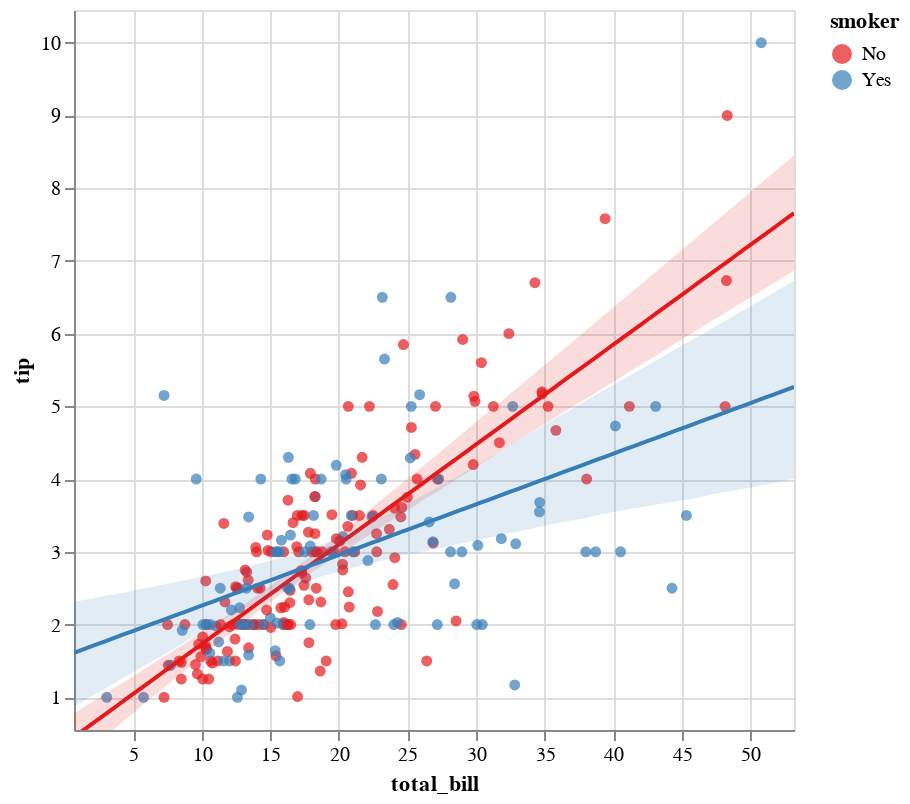

The cell this chart's notebook holds for it:
### Code cell
display(salt.lmplot(x="total_bill", y="tip", hue="smoker", data=tips, palette="Set1"))
g = sns.lmplot(x="total_bill", y="tip", hue="smoker", data=tips, palette="Set1")

### Figure 1 — Vega-Lite specification as saved in the notebook (floating-point values rounded to 4 significant figures; data arrays with more than 128 entries replaced by an {"elided": "..."} marker saying what was removed)
{"$schema": "https://vega.github.io/schema/vega-lite/v2.4.1.json", "config": {"view": {"height": 300, "width": 400}}, "height": 360, "layer": [{"data": {"values": {"elided": "244 records"}}, "encoding": {"color": {"field": "smoker", "scale": {"domain": ["No", "Yes"], "range": ["rgba(228.0,26.0,28.0,1)", "rgba(55.0,126.0,184.0,1)", "rgba(77.0,175.0,74.0,1)", "rgba(152.0,78.0,163.0,1)", "rgba(255.0,127.0,0.0,1)", "rgba(255.0,255.0,51.0,1)"]}, "type": "nominal"}, "x": {"axis": {"title": "total_bill"}, "field": "total_bill", "scale": {"domain": [0.683, 53.2], "nice": false}, "type": "quantitative"}, "y": {"axis": {"title": "tip"}, "field": "tip", "scale": {"domain": [0.55, 10.45], "nice": false}, "type": "quantitative"}}, "mark": {"clip": true, "type": "circle"}}, {"data": {"values": [{"x": 0.683, "y": 0.4537}, {"x": 1.213, "y": 0.5265}, {"x": 1.744, "y": 0.5993}, {"x": 2.274, "y": 0.672}, {"x": 2.805, "y": 0.7448}, {"x": 3.335, "y": 0.8175}, {"x": 3.866, "y": 0.8903}, {"x": 4.396, "y": 0.963}, {"x": 4.927, "y": 1.036}, {"x": 5.457, "y": 1.109}, {"x": 5.987, "y": 1.181}, {"x": 6.518, "y": 1.254}, {"x": 7.048, "y": 1.327}, {"x": 7.579, "y": 1.4}, {"x": 8.109, "y": 1.472}, {"x": 8.64, "y": 1.545}, {"x": 9.17, "y": 1.618}, {"x": 9.701, "y": 1.691}, {"x": 10.23, "y": 1.763}, {"x": 10.76, "y": 1.836}, {"x": 11.29, "y": 1.909}, {"x": 11.82, "y": 1.982}, {"x": 12.35, "y": 2.054}, {"x": 12.88, "y": 2.127}, {"x": 13.41, "y": 2.2}, {"x": 13.94, "y": 2.273}, {"x": 14.47, "y": 2.345}, {"x": 15.01, "y": 2.418}, {"x": 15.54, "y": 2.491}, {"x": 16.07, "y": 2.564}, {"x": 16.6, "y": 2.636}, {"x": 17.13, "y": 2.709}, {"x": 17.66, "y": 2.782}, {"x": 18.19, "y": 2.855}, {"x": 18.72, "y": 2.927}, {"x": 19.25, "y": 3.0}, {"x": 19.78, "y": 3.073}, {"x": 20.31, "y": 3.146}, {"x": 20.84, "y": 3.218}, {"x": 21.37, "y": 3.291}, {"x": 21.9, "y": 3.364}, {"x": 22.43, "y": 3.437}, {"x": 22.96, "y": 3.509}, {"x": 23.49, "y": 3.582}, {"x": 24.02, "y": 3.655}, {"x": 24.55, "y": 3.728}, {"x": 25.08, "y": 3.8}, {"x": 25.61, "y": 3.873}, {"x": 26.14, "y": 3.946}, {"x": 26.67, "y": 4.019}, {"x": 27.21, "y": 4.091}, {"x": 27.74, "y": 4.164}, {"x": 28.27, "y": 4.237}, {"x": 28.8, "y": 4.31}, {"x": 29.33, "y": 4.382}, {"x": 29.86, "y": 4.455}, {"x": 30.39, "y": 4.528}, {"x": 30.92, "y": 4.601}, {"x": 31.45, "y": 4.673}, {"x": 31.98, "y": 4.746}, {"x": 32.51, "y": 4.819}, {"x": 33.04, "y": 4.892}, {"x": 33.57, "y": 4.964}, {"x": 34.1, "y": 5.037}, {"x": 34.63, "y": 5.11}, {"x": 35.16, "y": 5.183}, {"x": 35.69, "y": 5.255}, {"x": 36.22, "y": 5.328}, {"x": 36.75, "y": 5.401}, {"x": 37.28, "y": 5.474}, {"x": 37.81, "y": 5.546}, {"x": 38.34, "y": 5.619}, {"x": 38.88, "y": 5.692}, {"x": 39.41, "y": 5.765}, {"x": 39.94, "y": 5.838}, {"x": 40.47, "y": 5.91}, {"x": 41.0, "y": 5.983}, {"x": 41.53, "y": 6.056}, {"x": 42.06, "y": 6.129}, {"x": 42.59, "y": 6.201}, {"x": 43.12, "y": 6.274}, {"x": 43.65, "y": 6.347}, {"x": 44.18, "y": 6.42}, {"x": 44.71, "y": 6.492}, {"x": 45.24, "y": 6.565}, {"x": 45.77, "y": 6.638}, {"x": 46.3, "y": 6.711}, {"x": 46.83, "y": 6.783}, {"x": 47.36, "y": 6.856}, {"x": 47.89, "y": 6.929}, {"x": 48.42, "y": 7.002}, {"x": 48.95, "y": 7.074}, {"x": 49.48, "y": 7.147}, {"x": 50.01, "y": 7.22}, {"x": 50.54, "y": 7.293}, {"x": 51.08, "y": 7.365}, {"x": 51.61, "y": 7.438}, {"x": 52.14, "y": 7.511}, {"x": 52.67, "y": 7.584}, {"x": 53.2, "y": 7.656}]}, "encoding": {"color": {"value": "rgba(228.0,26.0,28.0,1)"}, "x": {"field": "x", "scale": {"domain": [0.683, 53.2], "nice": false}, "type": "quantitative"}, "y": {"field": "y", "scale": {"domain": [0.55, 10.45], "nice": false}, "type": "quantitative"}}, "mark": {"clip": true, "type": "line"}}, {"data": {"values": [{"x": 0.683, "y1": 0.1007, "y2": 0.7773}, {"x": 1.213, "y1": 0.1841, "y2": 0.8395}, {"x": 1.744, "y1": 0.27, "y2": 0.9047}, {"x": 2.274, "y1": 0.3563, "y2": 0.9672}, {"x": 2.805, "y1": 0.44, "y2": 1.03}, {"x": 3.335, "y1": 0.5226, "y2": 1.092}, {"x": 3.866, "y1": 0.6046, "y2": 1.155}, {"x": 4.396, "y1": 0.6866, "y2": 1.217}, {"x": 4.927, "y1": 0.7707, "y2": 1.28}, {"x": 5.457, "y1": 0.8548, "y2": 1.344}, {"x": 5.987, "y1": 0.9372, "y2": 1.408}, {"x": 6.518, "y1": 1.023, "y2": 1.472}, {"x": 7.048, "y1": 1.106, "y2": 1.535}, {"x": 7.579, "y1": 1.185, "y2": 1.599}, {"x": 8.109, "y1": 1.267, "y2": 1.663}, {"x": 8.64, "y1": 1.348, "y2": 1.727}, {"x": 9.17, "y1": 1.43, "y2": 1.792}, {"x": 9.701, "y1": 1.512, "y2": 1.857}, {"x": 10.23, "y1": 1.593, "y2": 1.923}, {"x": 10.76, "y1": 1.676, "y2": 1.987}, {"x": 11.29, "y1": 1.758, "y2": 2.054}, {"x": 11.82, "y1": 1.836, "y2": 2.12}, {"x": 12.35, "y1": 1.917, "y2": 2.187}, {"x": 12.88, "y1": 1.997, "y2": 2.255}, {"x": 13.41, "y1": 2.077, "y2": 2.322}, {"x": 13.94, "y1": 2.158, "y2": 2.393}, {"x": 14.47, "y1": 2.234, "y2": 2.461}, {"x": 15.01, "y1": 2.309, "y2": 2.532}, {"x": 15.54, "y1": 2.384, "y2": 2.607}, {"x": 16.07, "y1": 2.456, "y2": 2.678}, {"x": 16.6, "y1": 2.528, "y2": 2.752}, {"x": 17.13, "y1": 2.598, "y2": 2.824}, {"x": 17.66, "y1": 2.665, "y2": 2.898}, {"x": 18.19, "y1": 2.736, "y2": 2.971}, {"x": 18.72, "y1": 2.807, "y2": 3.05}, {"x": 19.25, "y1": 2.878, "y2": 3.126}, {"x": 19.78, "y1": 2.944, "y2": 3.206}, {"x": 20.31, "y1": 3.007, "y2": 3.287}, {"x": 20.84, "y1": 3.068, "y2": 3.366}, {"x": 21.37, "y1": 3.131, "y2": 3.445}, {"x": 21.9, "y1": 3.193, "y2": 3.527}, {"x": 22.43, "y1": 3.262, "y2": 3.608}, {"x": 22.96, "y1": 3.322, "y2": 3.693}, {"x": 23.49, "y1": 3.388, "y2": 3.773}, {"x": 24.02, "y1": 3.455, "y2": 3.854}, {"x": 24.55, "y1": 3.518, "y2": 3.937}, {"x": 25.08, "y1": 3.582, "y2": 4.018}, {"x": 25.61, "y1": 3.642, "y2": 4.099}, {"x": 26.14, "y1": 3.708, "y2": 4.181}, {"x": 26.67, "y1": 3.77, "y2": 4.263}, {"x": 27.21, "y1": 3.83, "y2": 4.346}, {"x": 27.74, "y1": 3.895, "y2": 4.428}, {"x": 28.27, "y1": 3.959, "y2": 4.511}, {"x": 28.8, "y1": 4.024, "y2": 4.594}, {"x": 29.33, "y1": 4.085, "y2": 4.677}, {"x": 29.86, "y1": 4.149, "y2": 4.761}, {"x": 30.39, "y1": 4.213, "y2": 4.844}, {"x": 30.92, "y1": 4.278, "y2": 4.926}, {"x": 31.45, "y1": 4.342, "y2": 5.006}, {"x": 31.98, "y1": 4.404, "y2": 5.091}, {"x": 32.51, "y1": 4.465, "y2": 5.176}, {"x": 33.04, "y1": 4.527, "y2": 5.26}, {"x": 33.57, "y1": 4.589, "y2": 5.342}, {"x": 34.1, "y1": 4.65, "y2": 5.426}, {"x": 34.63, "y1": 4.712, "y2": 5.509}, {"x": 35.16, "y1": 4.774, "y2": 5.593}, {"x": 35.69, "y1": 4.836, "y2": 5.677}, {"x": 36.22, "y1": 4.897, "y2": 5.76}, {"x": 36.75, "y1": 4.959, "y2": 5.843}, {"x": 37.28, "y1": 5.02, "y2": 5.927}, {"x": 37.81, "y1": 5.079, "y2": 6.011}, {"x": 38.34, "y1": 5.141, "y2": 6.095}, {"x": 38.88, "y1": 5.203, "y2": 6.179}, {"x": 39.41, "y1": 5.266, "y2": 6.263}, {"x": 39.94, "y1": 5.329, "y2": 6.347}, {"x": 40.47, "y1": 5.391, "y2": 6.431}, {"x": 41.0, "y1": 5.453, "y2": 6.514}, {"x": 41.53, "y1": 5.515, "y2": 6.598}, {"x": 42.06, "y1": 5.577, "y2": 6.682}, {"x": 42.59, "y1": 5.638, "y2": 6.766}, {"x": 43.12, "y1": 5.7, "y2": 6.851}, {"x": 43.65, "y1": 5.762, "y2": 6.935}, {"x": 44.18, "y1": 5.823, "y2": 7.019}, {"x": 44.71, "y1": 5.885, "y2": 7.103}, {"x": 45.24, "y1": 5.947, "y2": 7.187}, {"x": 45.77, "y1": 6.009, "y2": 7.271}, {"x": 46.3, "y1": 6.07, "y2": 7.356}, {"x": 46.83, "y1": 6.132, "y2": 7.44}, {"x": 47.36, "y1": 6.193, "y2": 7.525}, {"x": 47.89, "y1": 6.254, "y2": 7.609}, {"x": 48.42, "y1": 6.315, "y2": 7.693}, {"x": 48.95, "y1": 6.376, "y2": 7.777}, {"x": 49.48, "y1": 6.437, "y2": 7.862}, {"x": 50.01, "y1": 6.498, "y2": 7.946}, {"x": 50.54, "y1": 6.559, "y2": 8.03}, {"x": 51.08, "y1": 6.62, "y2": 8.114}, {"x": 51.61, "y1": 6.681, "y2": 8.199}, {"x": 52.14, "y1": 6.742, "y2": 8.283}, {"x": 52.67, "y1": 6.803, "y2": 8.367}, {"x": 53.2, "y1": 6.864, "y2": 8.451}]}, "encoding": {"color": {"value": "rgba(228.0,26.0,28.0,1)"}, "opacity": {"value": 0.15}, "x": {"field": "x", "scale": {"domain": [0.683, 53.2], "nice": false}, "type": "quantitative"}, "y": {"field": "y1", "scale": {"domain": [0.55, 10.45], "nice": false}, "type": "quantitative"}, "y2": {"field": "y2", "type": "quantitative"}}, "mark": {"clip": true, "type": "area"}}, {"data": {"values": [{"x": 0.683, "y": 1.612}, {"x": 1.213, "y": 1.649}, {"x": 1.744, "y": 1.686}, {"x": 2.274, "y": 1.723}, {"x": 2.805, "y": 1.759}, {"x": 3.335, "y": 1.796}, {"x": 3.866, "y": 1.833}, {"x": 4.396, "y": 1.87}, {"x": 4.927, "y": 1.907}, {"x": 5.457, "y": 1.944}, {"x": 5.987, "y": 1.981}, {"x": 6.518, "y": 2.018}, {"x": 7.048, "y": 2.055}, {"x": 7.579, "y": 2.092}, {"x": 8.109, "y": 2.129}, {"x": 8.64, "y": 2.166}, {"x": 9.17, "y": 2.202}, {"x": 9.701, "y": 2.239}, {"x": 10.23, "y": 2.276}, {"x": 10.76, "y": 2.313}, {"x": 11.29, "y": 2.35}, {"x": 11.82, "y": 2.387}, {"x": 12.35, "y": 2.424}, {"x": 12.88, "y": 2.461}, {"x": 13.41, "y": 2.498}, {"x": 13.94, "y": 2.535}, {"x": 14.47, "y": 2.572}, {"x": 15.01, "y": 2.608}, {"x": 15.54, "y": 2.645}, {"x": 16.07, "y": 2.682}, {"x": 16.6, "y": 2.719}, {"x": 17.13, "y": 2.756}, {"x": 17.66, "y": 2.793}, {"x": 18.19, "y": 2.83}, {"x": 18.72, "y": 2.867}, {"x": 19.25, "y": 2.904}, {"x": 19.78, "y": 2.941}, {"x": 20.31, "y": 2.978}, {"x": 20.84, "y": 3.015}, {"x": 21.37, "y": 3.051}, {"x": 21.9, "y": 3.088}, {"x": 22.43, "y": 3.125}, {"x": 22.96, "y": 3.162}, {"x": 23.49, "y": 3.199}, {"x": 24.02, "y": 3.236}, {"x": 24.55, "y": 3.273}, {"x": 25.08, "y": 3.31}, {"x": 25.61, "y": 3.347}, {"x": 26.14, "y": 3.384}, {"x": 26.67, "y": 3.421}, {"x": 27.21, "y": 3.457}, {"x": 27.74, "y": 3.494}, {"x": 28.27, "y": 3.531}, {"x": 28.8, "y": 3.568}, {"x": 29.33, "y": 3.605}, {"x": 29.86, "y": 3.642}, {"x": 30.39, "y": 3.679}, {"x": 30.92, "y": 3.716}, {"x": 31.45, "y": 3.753}, {"x": 31.98, "y": 3.79}, {"x": 32.51, "y": 3.827}, {"x": 33.04, "y": 3.864}, {"x": 33.57, "y": 3.9}, {"x": 34.1, "y": 3.937}, {"x": 34.63, "y": 3.974}, {"x": 35.16, "y": 4.011}, {"x": 35.69, "y": 4.048}, {"x": 36.22, "y": 4.085}, {"x": 36.75, "y": 4.122}, {"x": 37.28, "y": 4.159}, {"x": 37.81, "y": 4.196}, {"x": 38.34, "y": 4.233}, {"x": 38.88, "y": 4.27}, {"x": 39.41, "y": 4.307}, {"x": 39.94, "y": 4.343}, {"x": 40.47, "y": 4.38}, {"x": 41.0, "y": 4.417}, {"x": 41.53, "y": 4.454}, {"x": 42.06, "y": 4.491}, {"x": 42.59, "y": 4.528}, {"x": 43.12, "y": 4.565}, {"x": 43.65, "y": 4.602}, {"x": 44.18, "y": 4.639}, {"x": 44.71, "y": 4.676}, {"x": 45.24, "y": 4.713}, {"x": 45.77, "y": 4.749}, {"x": 46.3, "y": 4.786}, {"x": 46.83, "y": 4.823}, {"x": 47.36, "y": 4.86}, {"x": 47.89, "y": 4.897}, {"x": 48.42, "y": 4.934}, {"x": 48.95, "y": 4.971}, {"x": 49.48, "y": 5.008}, {"x": 50.01, "y": 5.045}, {"x": 50.54, "y": 5.082}, {"x": 51.08, "y": 5.119}, {"x": 51.61, "y": 5.156}, {"x": 52.14, "y": 5.192}, {"x": 52.67, "y": 5.229}, {"x": 53.2, "y": 5.266}]}, "encoding": {"color": {"value": "rgba(55.0,126.0,184.0,1)"}, "x": {"field": "x", "scale": {"domain": [0.683, 53.2], "nice": false}, "type": "quantitative"}, "y": {"field": "y", "scale": {"domain": [0.55, 10.45], "nice": false}, "type": "quantitative"}}, "mark": {"clip": true, "type": "line"}}, {"data": {"values": [{"x": 0.683, "y1": 0.8687, "y2": 2.311}, {"x": 1.213, "y1": 0.9298, "y2": 2.331}, {"x": 1.744, "y1": 0.9907, "y2": 2.35}, {"x": 2.274, "y1": 1.049, "y2": 2.369}, {"x": 2.805, "y1": 1.108, "y2": 2.388}, {"x": 3.335, "y1": 1.163, "y2": 2.406}, {"x": 3.866, "y1": 1.219, "y2": 2.423}, {"x": 4.396, "y1": 1.279, "y2": 2.442}, {"x": 4.927, "y1": 1.336, "y2": 2.461}, {"x": 5.457, "y1": 1.394, "y2": 2.481}, {"x": 5.987, "y1": 1.451, "y2": 2.502}, {"x": 6.518, "y1": 1.508, "y2": 2.523}, {"x": 7.048, "y1": 1.565, "y2": 2.542}, {"x": 7.579, "y1": 1.622, "y2": 2.565}, {"x": 8.109, "y1": 1.683, "y2": 2.585}, {"x": 8.64, "y1": 1.745, "y2": 2.606}, {"x": 9.17, "y1": 1.807, "y2": 2.626}, {"x": 9.701, "y1": 1.863, "y2": 2.645}, {"x": 10.23, "y1": 1.925, "y2": 2.666}, {"x": 10.76, "y1": 1.984, "y2": 2.689}, {"x": 11.29, "y1": 2.031, "y2": 2.713}, {"x": 11.82, "y1": 2.084, "y2": 2.733}, {"x": 12.35, "y1": 2.141, "y2": 2.752}, {"x": 12.88, "y1": 2.197, "y2": 2.772}, {"x": 13.41, "y1": 2.247, "y2": 2.799}, {"x": 13.94, "y1": 2.301, "y2": 2.825}, {"x": 14.47, "y1": 2.351, "y2": 2.849}, {"x": 15.01, "y1": 2.393, "y2": 2.873}, {"x": 15.54, "y1": 2.438, "y2": 2.9}, {"x": 16.07, "y1": 2.481, "y2": 2.927}, {"x": 16.6, "y1": 2.518, "y2": 2.956}, {"x": 17.13, "y1": 2.552, "y2": 2.989}, {"x": 17.66, "y1": 2.589, "y2": 3.024}, {"x": 18.19, "y1": 2.628, "y2": 3.059}, {"x": 18.72, "y1": 2.66, "y2": 3.092}, {"x": 19.25, "y1": 2.687, "y2": 3.132}, {"x": 19.78, "y1": 2.709, "y2": 3.169}, {"x": 20.31, "y1": 2.741, "y2": 3.213}, {"x": 20.84, "y1": 2.776, "y2": 3.252}, {"x": 21.37, "y1": 2.799, "y2": 3.303}, {"x": 21.9, "y1": 2.828, "y2": 3.349}, {"x": 22.43, "y1": 2.852, "y2": 3.403}, {"x": 22.96, "y1": 2.872, "y2": 3.46}, {"x": 23.49, "y1": 2.899, "y2": 3.508}, {"x": 24.02, "y1": 2.927, "y2": 3.561}, {"x": 24.55, "y1": 2.951, "y2": 3.615}, {"x": 25.08, "y1": 2.968, "y2": 3.668}, {"x": 25.61, "y1": 2.984, "y2": 3.723}, {"x": 26.14, "y1": 3.003, "y2": 3.777}, {"x": 26.67, "y1": 3.027, "y2": 3.833}, {"x": 27.21, "y1": 3.044, "y2": 3.893}, {"x": 27.74, "y1": 3.063, "y2": 3.947}, {"x": 28.27, "y1": 3.085, "y2": 3.998}, {"x": 28.8, "y1": 3.109, "y2": 4.054}, {"x": 29.33, "y1": 3.131, "y2": 4.11}, {"x": 29.86, "y1": 3.15, "y2": 4.169}, {"x": 30.39, "y1": 3.173, "y2": 4.228}, {"x": 30.92, "y1": 3.194, "y2": 4.288}, {"x": 31.45, "y1": 3.216, "y2": 4.347}, {"x": 31.98, "y1": 3.237, "y2": 4.407}, {"x": 32.51, "y1": 3.259, "y2": 4.466}, {"x": 33.04, "y1": 3.279, "y2": 4.526}, {"x": 33.57, "y1": 3.296, "y2": 4.585}, {"x": 34.1, "y1": 3.321, "y2": 4.645}, {"x": 34.63, "y1": 3.346, "y2": 4.704}, {"x": 35.16, "y1": 3.369, "y2": 4.763}, {"x": 35.69, "y1": 3.39, "y2": 4.823}, {"x": 36.22, "y1": 3.408, "y2": 4.882}, {"x": 36.75, "y1": 3.424, "y2": 4.941}, {"x": 37.28, "y1": 3.441, "y2": 5.0}, {"x": 37.81, "y1": 3.46, "y2": 5.057}, {"x": 38.34, "y1": 3.482, "y2": 5.115}, {"x": 38.88, "y1": 3.504, "y2": 5.172}, {"x": 39.41, "y1": 3.524, "y2": 5.23}, {"x": 39.94, "y1": 3.545, "y2": 5.287}, {"x": 40.47, "y1": 3.567, "y2": 5.344}, {"x": 41.0, "y1": 3.584, "y2": 5.401}, {"x": 41.53, "y1": 3.601, "y2": 5.458}, {"x": 42.06, "y1": 3.617, "y2": 5.516}, {"x": 42.59, "y1": 3.633, "y2": 5.573}, {"x": 43.12, "y1": 3.649, "y2": 5.63}, {"x": 43.65, "y1": 3.665, "y2": 5.687}, {"x": 44.18, "y1": 3.681, "y2": 5.744}, {"x": 44.71, "y1": 3.697, "y2": 5.801}, {"x": 45.24, "y1": 3.713, "y2": 5.858}, {"x": 45.77, "y1": 3.731, "y2": 5.915}, {"x": 46.3, "y1": 3.751, "y2": 5.971}, {"x": 46.83, "y1": 3.772, "y2": 6.028}, {"x": 47.36, "y1": 3.794, "y2": 6.086}, {"x": 47.89, "y1": 3.815, "y2": 6.144}, {"x": 48.42, "y1": 3.831, "y2": 6.203}, {"x": 48.95, "y1": 3.846, "y2": 6.262}, {"x": 49.48, "y1": 3.865, "y2": 6.319}, {"x": 50.01, "y1": 3.885, "y2": 6.375}, {"x": 50.54, "y1": 3.904, "y2": 6.434}, {"x": 51.08, "y1": 3.923, "y2": 6.495}, {"x": 51.61, "y1": 3.944, "y2": 6.552}, {"x": 52.14, "y1": 3.965, "y2": 6.61}, {"x": 52.67, "y1": 3.986, "y2": 6.667}, {"x": 53.2, "y1": 4.006, "y2": 6.725}]}, "encoding": {"color": {"value": "rgba(55.0,126.0,184.0,1)"}, "opacity": {"value": 0.15}, "x": {"field": "x", "scale": {"domain": [0.683, 53.2], "nice": false}, "type": "quantitative"}, "y": {"field": "y1", "scale": {"domain": [0.55, 10.45], "nice": false}, "type": "quantitative"}, "y2": {"field": "y2", "type": "quantitative"}}, "mark": {"clip": true, "type": "area"}}], "title": "", "width": 360}
